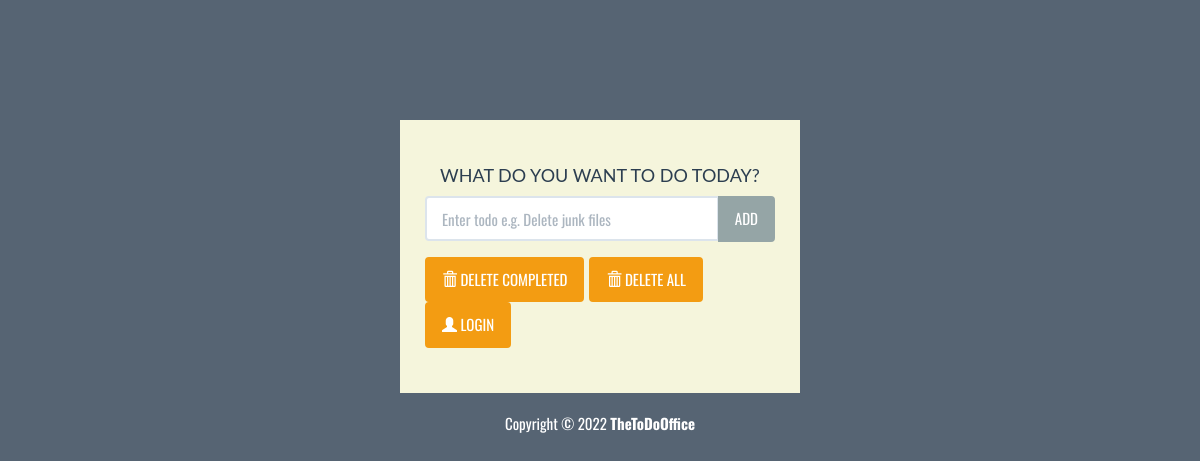
The app's page /, older data.
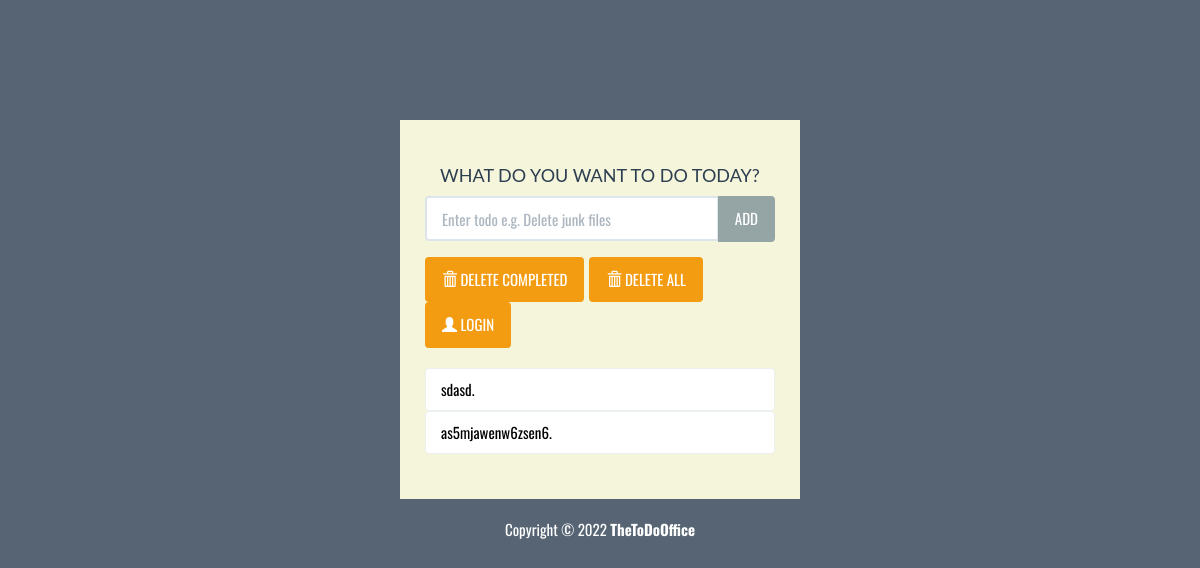
The same page, newer data.
### todo/models.py (models this page shows, shortened)
class Todo(models.Model):
    user = models.ForeignKey(User, on_delete=models.CASCADE, null=True, blank=True)
    title = models.CharField(max_length=40)
    completed = models.BooleanField(default=False)
    objects = models.Manager()
    class Meta:
        ordering = ['completed']

### todo/views.py (the view)
# urls.py: path('', views.index, name='index'),
def index(req):
    todo_list = Todo.objects.order_by('id')
    form = TodoForm()
    context = {'todo_list': todo_list, 'form': form}
    print('index page loaded')
    return render(req, 'todo/index.html', context)

### todo/forms.py
class TodoForm(forms.Form):
    text = forms.CharField(max_length=40, widget=forms.TextInput(
        attrs={
            'class': 'form-control',
            'placeholder': 'Enter todo e.g. Delete junk files',
            'aria-label': 'Todo',
            'aria-describedby': 'add-btn'
        }
    ))

### templates/todo/index.html (shortened to what this page needs)
{% load static %}
{{ '<' }}{{ '!DOCTYPE html>' }}
<html lang="en">
	<head>
		<link rel="stylesheet" href="{% static 'bs/css/flatly.min.css' %}" />
		<link rel="stylesheet" href="{% static 'todo/styles.css' %}" />
	</head>
	<body>
		<div class="container-fluid" id="wrapper">
			<div class="row">
				<div class="col-lg-4 col-lg-offset-4" id="content">
					<h2>WHAT DO YOU WANT TO DO TODAY?</h2>
					<form action="{% url 'add' %}" method="POST" role="form">
						<div class="form-group">
							<div class="input-group">
							  {{ form.text }}
							  <span class="input-group-btn">
								  <button type="submit" class="btn btn-default" id="add-btn">ADD</button>
							  </span>
							</div>
						</div>
					</form>
					<div class="row t10">
						<div class="col-lg-12">
							<div class="btn-toolbar">
								<div class="btn-group">
									<a href="{% url 'delete_completed' %}"><button type="button" class="btn btn-warning">
										<i class="glyphicon glyphicon-trash"></i> DELETE COMPLETED
									</button></a>
								</div>
								<div class="btn-group">
									<a href="{% url 'delete_all' %}"><button type="button" class="btn btn-warning">
										<i class="glyphicon glyphicon-trash"></i> DELETE ALL
									</button></a>
								</div>
								<div class="btn-group">
									<a href="{% url 'login_page' %}"><button type="button" class="btn btn-warning">
										<i class="glyphicon glyphicon-user"></i> LOGIN
									</button></a>
								</div>
							</div>
						</div>
					</div>
					<ul class="list-group t20">
						{% for todo in todo_list %}
							{% if todo.completed %}
							<li class="list-group-item todo-completed">{{ todo.title }}</li>
							{% else %}
							<a href="{% url 'complete' todo.id %}"><li class="list-group-item">{{ todo.title }}.</li></a>
							{% endif %}
						{% endfor %}
					</ul>
				</div>
			</div>
			<footer>
				<div class="row pad">
					<div class="col-lg-12 text-center">
						Copyright &copy; 2022 <strong>TheToDoOffice</strong>
					</div>
				</div>
			</footer>
		</div>
	</body>
</html>

### static_cdn/todo/styles.css (style rules this page uses)
body { background: rgba(44, 62, 80, .8); font-family: 'Oswald', 'Futura', sans-serif; }
#wrapper { margin-top: 10% !important; }
#content { background: beige; padding: 25px; }
#content > h2 { font-size: 18px; text-align: center; padding-top: 0; }
.t10 { margin-top: 10px; }
.t20 { margin-top: 20px; }
footer { margin-top: 20px; color: white; }
.list-group-item { color: black; }

Row changes from the older to the newer data that the page shows:
added Todo: title "sdasd"
added Todo: title "as5mjawenw6zsen6"
